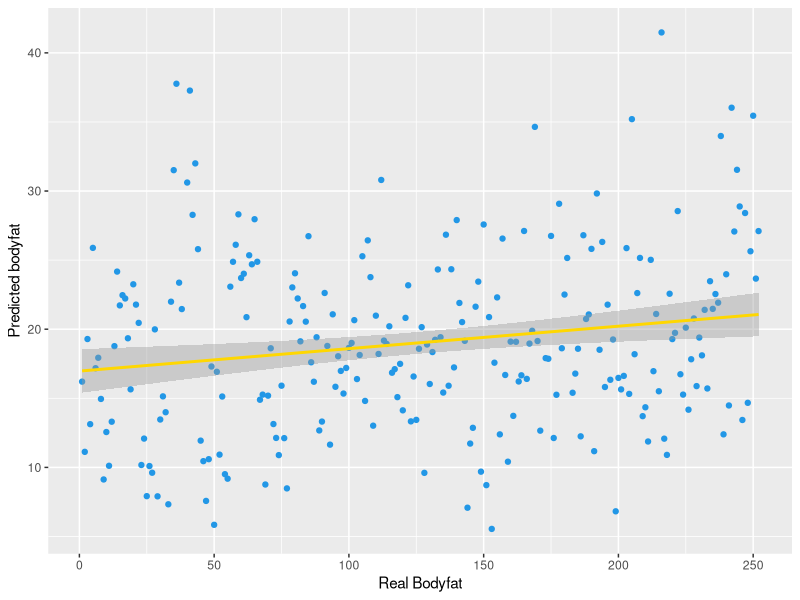

R code for this plot:
library(readr)
library(dplyr)
library(MASS)
library(leaps)
library(ggplot2)
library(gridExtra)

BodyFat2<- read.csv("BodyFat2.csv")
BodyFatsub<- BodyFat2 %>% filter(IDNO != 39)
BodyFatsub2<- subset(BodyFatsub, select = -c(DENSITY, WEIGHT, HEIGHT))
modelsub<- lm(BODYFAT~ ABDOMEN + WRIST + WEIGHT_KG, data=BodyFatsub2)
p4<-ggplot(BodyFatsub2,aes(x=IDNO,y=fitted(modelsub)))+
  geom_point(shape=19,col=4)+
  ylab("Predicted bodyfat")+
  xlab("Real Bodyfat")+
  stat_smooth(method = "glm",formula=y ~ poly(x, 1),
              method.args=list(family="gaussian"),col="gold")
p4
